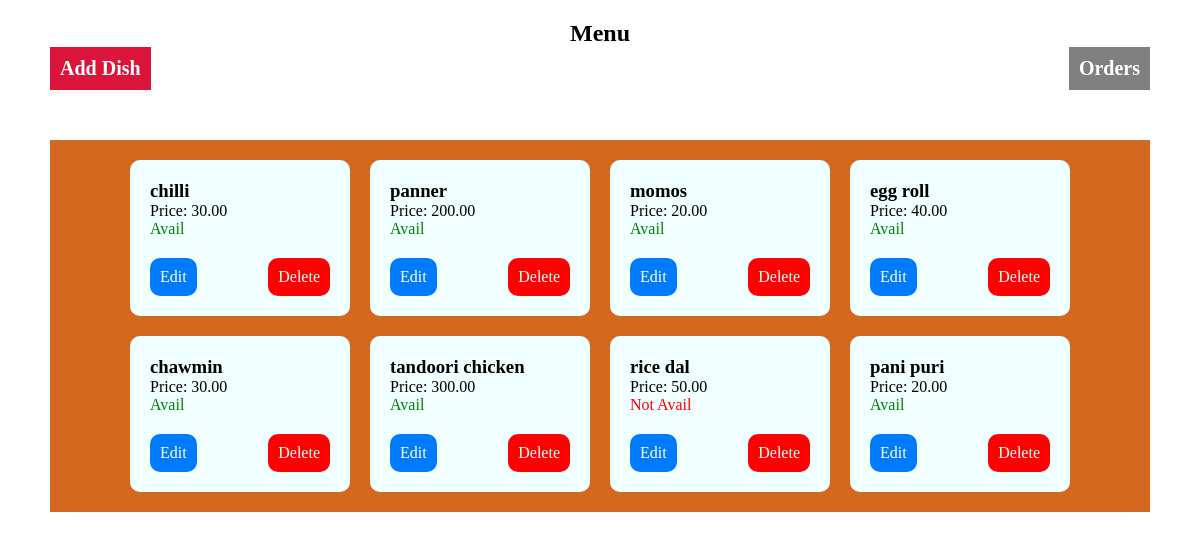
The app's page /menu/ with its own data.
### dish/models.py (models this page shows, shortened)
class Dishes(models.Model):
    dish_name = models.CharField(max_length=200)
    price = models.DecimalField(max_digits=6, decimal_places=2)
    is_available = models.BooleanField(default=True)

### dish/views.py (the view)
# urls.py: path('menu/', DishListView.as_view(),name='menu_page'),
class DishListView(ListView):
    model = Dishes
    template_name = 'dish/menu.html'  # Replace with the actual template name
    context_object_name = 'dishes'  # The variable name to use in the template

### templates/dish/menu.html
{% extends 'dish/base.html' %}
{% block content %}
<h2 class="menu_header">Menu</h2>
<div class="btn_orders_div">
    <a href="{% url 'add_dish' %}" class="add-dishes">Add Dish</a>
    <a href="{% url 'order_list' %}" class="btn-orders">Orders</a>
</div>
<div class="menu-container">
    {% for dish in dishes %}
    <div class="dish-card">
        <h3>{{ dish.dish_name }}</h3>
        <p>Price: {{ dish.price }}</p>
        {% if not dish.is_available %}
            <span id="not_avail">Not Avail</span>
        {% else %}
        <span id="avail">Avail</span>
        {% endif %}
        <div class="buttons">
            <a href="{% url 'update_dish' dish.pk %}" class="btn-edit">Edit</a>
            <a href="{% url 'delete_dish' dish.pk %}" class="btn-delete">Delete</a>
        </div>
    </div>
    {% endfor %}
</div>
{% endblock %}

### static/menu.css (style rules this page uses)
* { margin: 0; padding: 0; box-sizing: border-box; }
.menu_header,.order_header { text-align: center; margin-top: 20px; }
.menu-container,.order-container { margin: 50px; background-color: chocolate; padding: 10px; display: flex; flex-direction: row; flex-wrap: wrap; justify-content: center; }
.dish-card,.order-card { display: flex; flex-direction: column; justify-content: center; padding: 20px; width: 220px; background-color: azure; border-radius: 10px; margin: 10px; }
.dish-card .buttons { display: flex; flex-direction: row; justify-content: space-between; margin-top: 20px; }
h2 { margin-top: 0; }
.btn-delete { padding: 10px; background-color: red; text-decoration: none; border-radius: 10px; border: none ; color: white; }
.btn-edit { padding: 10px; text-decoration: none; border-radius: 10px; color: white; background-color: #007bff; }
#not_avail { color: red; }
#avail { color: green; }
.btn_orders_div { margin-right: 50px; margin-left: 50px; display: flex; flex-direction: row; justify-content: space-between; }
.btn_orders_div .btn-orders { padding: 10px; background-color: gray; text-decoration: none; font-size: 20px; color: white; font-weight: 700; }
.btn_orders_div .add-dishes,.btn_orders_div .menu_btn { padding: 10px; background-color: crimson; text-decoration: none; font-size: 20px; color: white; font-weight: 700; }

### records on screen
Dishes: dish_name "chilli", price "30.00", is_available "Avail"
Dishes: dish_name "panner", price "200.00", is_available "Avail"
Dishes: dish_name "momos", price "20.00", is_available "Avail"
Dishes: dish_name "egg roll", price "40.00", is_available "Avail"
Dishes: dish_name "chawmin", price "30.00", is_available "Avail"
Dishes: dish_name "tandoori chicken", price "300.00", is_available "Avail"
Dishes: dish_name "rice dal", price "50.00", is_available "Not Avail"
Dishes: dish_name "pani puri", price "20.00", is_available "Avail"
